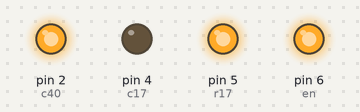
This sketch was run on a simulated Arduino Uno, built with avr-gcc and run on an emulated ATmega328P. Parts: output pins drawn as LEDs (lit = HIGH). Pins used as bus, display or sensor lines are not drawn.

Above: at 0.1 s.
Timing chart, 0 to 1.6 s (numbered marks = the images above):
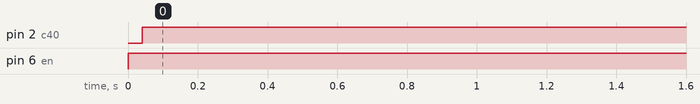

Measured:
- by itself, pin 2 (c40): LOW → HIGH at 0.04 s
- by itself, pin 6 (en): LOW → HIGH at 0.00 s

The sketch:

Developmental_preliminary_program2.pde
```cpp
#define c40 2
#define r40 3
#define c17 4
#define r17 5
#define en 6

int x;

int cd;  // variable "column data" or "cd"

long r1;  // initializes the row variables 1-9
long r2;
long r3;
long r4;
long r5;
long r6;
long r7;
long r8;
long r9;


void setup(){
  pinMode(2, OUTPUT);  //sets all outputs as outputs. (redundant, I know.)
  pinMode(3, OUTPUT);
  pinMode(4, OUTPUT);
  pinMode(5, OUTPUT);
  pinMode(6, OUTPUT);

  digitalWrite(en, LOW);  // disables display

  digitalWrite(c40, HIGH);  // 4040 clock inital value = high

  digitalWrite(c17, LOW);  // 4017 clock inital value = low

  digitalWrite(r40, LOW);  // resets 4040
  digitalWrite(r40, HIGH);
  digitalWrite(r40, LOW);

  digitalWrite(r17, LOW);  // resets 4017
  digitalWrite(r17, HIGH);
  digitalWrite(r40, LOW);

}

void loop(){

  r1 = 000001111;

  d2d();

  delay(60000);

}
```

Data_To_Display.pde
```cpp
void d2d(){

  cd = 0;  // set cd to 0

  if(r1 >= 100000000){
    cd = cd + 256;
    r1 = r1 - 100000000;
  }

  if(r1 >= 10000000){
    cd = cd + 128;
    r1 = r1 - 10000000;
  }

  if(r1 >= 1000000){
    cd = cd + 64;
    r1 = r1 - 1000000;
  }

  if(r1 >= 100000){
    cd = cd + 32;
    r1 = r1 - 100000;
  }

  if(r1 >= 10000){
    cd = cd + 16;
    r1 = r1 - 10000;
  }

  if(r1 >= 1000){
    cd = cd + 8;
    r1 = r1 - 1000;
  }

  if(r1 >= 100){
    cd = cd + 4;
    r1 = r1 - 100;
  }

  if(r1 >= 10){
    cd = cd + 2;
    r1 = r1 - 10;
  }

  if(r1 == 1){  // If r1 is 1, add 1 to cd. If it isn't either 1 or 0, goto the error void.
    cd = cd + 1;
    r1 = r1 - 1;
  }


  digitalWrite(r40, LOW);
  digitalWrite(r40, HIGH);
  digitalWrite(r40, LOW);

  digitalWrite(r40, LOW);
  digitalWrite(r40, HIGH);
  digitalWrite(r40, LOW);

  for(x=0;x<cd;x++){           // this is what clocks the 4040 for r1
    digitalWrite(c40, HIGH);
    digitalWrite(c40, LOW);
  }

  digitalWrite(en, HIGH);
  digitalWrite(c40, HIGH);
}


void error_in_r1(){       // Void for the "error in r1" that is supposed to show itself when there is a mistake in the r1 value.
  digitalWrite(r17, LOW);
  digitalWrite(r17, HIGH);
  digitalWrite(r17, LOW);

  digitalWrite(r40, LOW);
  digitalWrite(r40, HIGH);
  digitalWrite(r40, LOW);

  for(x=0;x<8;x++){
  digitalWrite(c17, LOW);
  digitalWrite(c17, HIGH);
  }

  for(x=0;x<273;x++){
    digitalWrite(c40, HIGH);
    digitalWrite(c40, LOW);
  }

  for(1;1;1){
  digitalWrite(en, HIGH);
  delay(375);
  digitalWrite(en, LOW);
  delay(375);
  }
}
```
